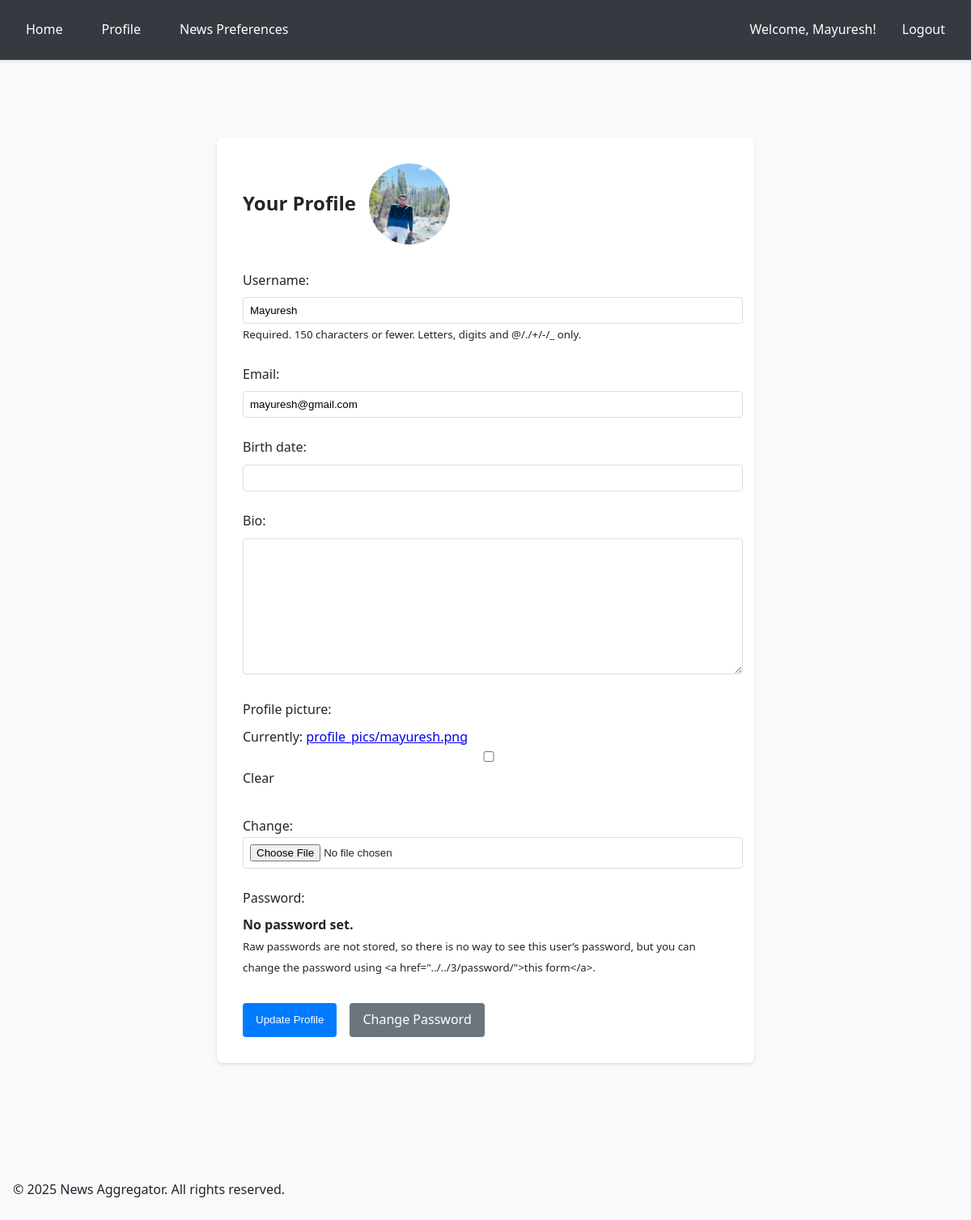
The page /accounts/profile/ (signed in) on the database its author committed.
### accounts/models.py (models this page shows, shortened)
class CustomUser(AbstractUser):
    email = models.EmailField(unique=True)
    bio = models.TextField(max_length=500, blank=True)
    birth_date = models.DateField(null=True, blank=True)
    profile_picture = models.ImageField(upload_to='profile_pics/', null=True, blank=True)
    USERNAME_FIELD = 'email'
    REQUIRED_FIELDS = ['username']

### accounts/views.py (the view)
# urls.py: path('profile/', views.profile, name='profile'),
@login_required
def profile(request):
    if request.method == 'POST':
        form = CustomUserChangeForm(request.POST, request.FILES, instance=request.user)
        if form.is_valid():
            form.save()
            messages.success(request, 'Profile updated successfully!')
            return redirect('accounts:profile')
    else:
        form = CustomUserChangeForm(instance=request.user)
    return render(request, 'accounts/profile.html', {'form': form})

### accounts/forms.py
class CustomUserChangeForm(UserChangeForm):
    class Meta:
        model = CustomUser
        fields = ('username', 'email', 'birth_date', 'bio', 'profile_picture')

### accounts/templates/accounts/profile.html (shortened to what this page needs)
{% extends "base.html" %}
{% block content %}
<div class="container">
    <div class="profile-container">
        <div class="profile-header">
            <h2>Your Profile</h2>
            {% if user.profile_picture %}
            <img src="{{ user.profile_picture.url }}" alt="Profile picture" class="profile-picture">
            {% endif %}
        </div>
        <form method="post" enctype="multipart/form-data" novalidate>
            {% for field in form %}
            <div class="form-group">
                {{ field.label_tag }}
                {{ field }}
                {% if field.help_text %}
                <small class="form-text text-muted">{{ field.help_text }}</small>
                {% endif %}
            </div>
            {% endfor %}
            <div class="button-group">
                <button type="submit" class="btn btn-primary">Update Profile</button>
                <a href="{% url 'accounts:password_reset' %}" class="btn btn-secondary">Change Password</a>
            </div>
        </form>
    </div>
</div>
{% endblock %}

### templates/base.html (shortened to what this page needs)
{% load static %}
<!DOCTYPE html>
<html lang="en">
<head>
    <link rel="stylesheet" href="https://cdnjs.cloudflare.com/ajax/libs/font-awesome/6.5.1/css/all.min.css">
</head>
<body>
    <header>
        <nav>
            <div class="nav-left">
                <a href="{% url 'news:index' %}">Home</a>
                {% if user.is_authenticated %}
                <a href="{% url 'accounts:profile' %}">Profile</a>
                <a href="{% url 'accounts:preferences' %}">News Preferences</a>
                {% endif %}
            </div>
            <div class="nav-right">
                {% if user.is_authenticated %}
                <span>Welcome, {{ user.username }}!</span>
                <a href="{% url 'accounts:logout' %}">Logout</a>
                {% else %}
                <a href="{% url 'accounts:login' %}">Login</a>
                <a href="{% url 'accounts:register' %}">Register</a>
                {% endif %}
            </div>
        </nav>
    </header>
    <div class="container">
        {% block content %}{% endblock %}
    </div>
    <footer>
        <div class="container">
            <p>&copy; {% now "Y" %} News Aggregator. All rights reserved.</p>
        </div>
    </footer>
</body>
</html>

### templates/base.html (style rules this page uses)
:root { --primary-color: #007bff; --secondary-color: #6c757d; --background-color: #f8f9fa; --text-color: #212529; --border-color: #dee2e6; }
body { font-family: 'Segoe UI', Tahoma, Geneva, Verdana, sans-serif; margin: 0; padding: 0; background-color: var(--background-color); color: var(--text-color); line-height: 1.6; }
header { background-color: #343a40; color: white; padding: 1rem 0; box-shadow: 0 2px 4px rgba(0, 0, 0, 0.1); }
nav { display: flex; justify-content: space-between; align-items: center; max-width: 1200px; margin: 0 auto; padding: 0 1rem; }
nav a { color: white; text-decoration: none; padding: 0.5rem 1rem; border-radius: 4px; transition: background-color 0.3s; }
.nav-left, .nav-right { display: flex; align-items: center; gap: 1rem; }
.container { max-width: 1200px; margin: 0 auto; padding: 2rem 1rem; }

### accounts/templates/accounts/profile.html (style rules this page uses)
.profile-container { max-width: 600px; margin: 2rem auto; padding: 2rem; background: #fff; border-radius: 8px; box-shadow: 0 2px 4px rgba(0, 0, 0, 0.1); }
.profile-header { display: flex; align-items: center; margin-bottom: 2rem; }
.profile-header h2 { margin: 0; margin-right: 1rem; }
.profile-picture { width: 100px; height: 100px; border-radius: 50%; object-fit: cover; }
.form-group { margin-bottom: 1.5rem; }
.form-group label { display: block; margin-bottom: 0.5rem; font-weight: 500; }
.form-group input, .form-group textarea { width: 100%; padding: 0.5rem; border: 1px solid #ddd; border-radius: 4px; }
.button-group { display: flex; gap: 1rem; margin-top: 2rem; }
.btn { padding: 0.5rem 1rem; border: none; border-radius: 4px; cursor: pointer; font-weight: 500; }
.btn-primary { background-color: #007bff; color: white; }
.btn-secondary { background-color: #6c757d; color: white; text-decoration: none; }

### rows shown on the page
CustomUser: username "Mayuresh", profile_picture (picture), form "Mayuresh" "mayuresh@gmail.com" "No password set."

### other values the page prints
{{ field.label_tag }} "Username:" "Email:" "Birth date:" "Bio:" "Profile picture:" "Password:"
{{ field.help_text }} "Required. 150 characters or fewer. Letters, digits and @/./+/-/_ only." "Raw passwords are not stored, so there is no way to see this user’s password, but you can change the password using <a href=\"../../3/password/\">this form</a>."
